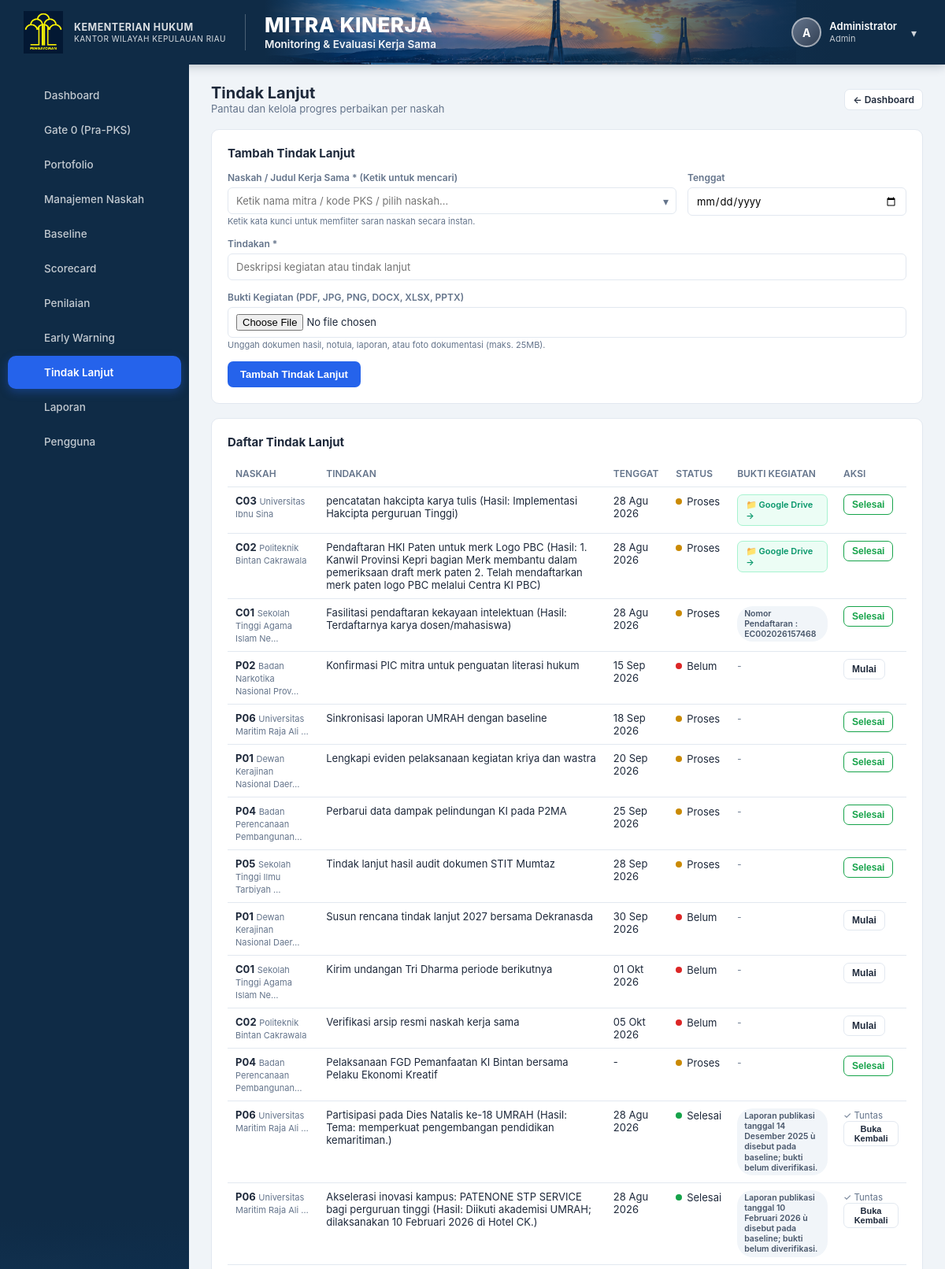
Screenshot of /tindak_lanjut.php (signed in, upper part) with the database file from the repository.
### tables this page shows
CREATE TABLE `users` (
  `id` int(11) NOT NULL AUTO_INCREMENT,
  `nama` varchar(150) NOT NULL,
  `username` varchar(50) NOT NULL,
  `password_hash` varchar(255) NOT NULL,
  `role` enum('admin','pemeriksa','validator','pimpinan','pengampu','pic') NOT NULL,
  `aktif` tinyint(1) NOT NULL DEFAULT 1,
  `created_at` timestamp NOT NULL DEFAULT current_timestamp(),
  PRIMARY KEY (`id`),
  UNIQUE KEY `username` (`username`)
);

CREATE TABLE `tindak_lanjut` (
  `id` int(11) NOT NULL AUTO_INCREMENT,
  `mitra_id` int(11) NOT NULL,
  `tindakan` text NOT NULL,
  `tenggat` date DEFAULT NULL,
  `status` enum('Belum','Proses','Selesai') NOT NULL DEFAULT 'Belum',
  `file_bukti` varchar(255) DEFAULT NULL,
  `created_at` timestamp NOT NULL DEFAULT current_timestamp(),
  `updated_at` timestamp NOT NULL DEFAULT current_timestamp() ON UPDATE current_timestamp(),
  PRIMARY KEY (`id`),
  KEY `mitra_id` (`mitra_id`),
  CONSTRAINT `tindak_lanjut_ibfk_1` FOREIGN KEY (`mitra_id`) REFERENCES `mitra_kinerja` (`id`) ON DELETE CASCADE
);

CREATE TABLE `mitra_kinerja` (
  `id` int(11) NOT NULL AUTO_INCREMENT,
  `kode` varchar(5) NOT NULL,
  `portofolio` enum('Pilot Utama','Cadangan') NOT NULL,
  `nama_mitra` varchar(255) NOT NULL,
  `judul` text DEFAULT NULL,
  `jenis` enum('PKS','MoU') NOT NULL,
  `bidang` enum('AHU','KI','P3H','PPL','Keuangan','Humas','SDM') DEFAULT 'AHU',
  `pks_induk_id` int(11) DEFAULT NULL,
  `tanggal_mulai` date DEFAULT NULL,
  `tanggal_berakhir` date DEFAULT NULL,
  `status_tanggal` enum('TERVERIFIKASI','BELUM TERVERIFIKASI') NOT NULL DEFAULT 'BELUM TERVERIFIKASI',
  `evaluasi_per_tahun` int(11) NOT NULL DEFAULT 4,
  `baseline_status` enum('BELUM DIISI','DALAM PROSES','TERVERIFIKASI / DIKUNCI') NOT NULL DEFAULT 'BELUM DIISI',
  `baseline_locked_at` datetime DEFAULT NULL,
  `baseline_locked_by` int(11) DEFAULT NULL,
  `baseline_pemeriksa` varchar(255) DEFAULT NULL,
  `baseline_catatan_ringkasan` text DEFAULT NULL,
  `cutoff_date` date DEFAULT NULL,
  `sumber_baseline` varchar(255) DEFAULT NULL,
  `pic_internal` varchar(255) DEFAULT NULL,
  `pic_mitra` varchar(255) DEFAULT NULL,
  `pic_focal_point` varchar(255) DEFAULT NULL,
  `file_naskah` varchar(255) DEFAULT NULL,
  `foto_kerjasama` varchar(255) DEFAULT NULL,
  `pemeriksa_id` int(11) DEFAULT NULL,
  `tanggal_review` date DEFAULT NULL,
  `status_scorecard` varchar(50) NOT NULL DEFAULT 'BELUM LENGKAP',
  `posisi_portofolio` varchar(150) NOT NULL DEFAULT 'BELUM DAPAT DITENTUKAN',
  `rekomendasi` text DEFAULT NULL,
  `created_at` timestamp NOT NULL DEFAULT current_timestamp(),
  `updated_at` timestamp NOT NULL DEFAULT current_timestamp() ON UPDATE current_timestamp(),
  PRIMARY KEY (`id`),
  UNIQUE KEY `kode` (`kode`),
  KEY `pemeriksa_id` (`pemeriksa_id`),
  KEY `fk_mitra_induk` (`pks_induk_id`),
  CONSTRAINT `fk_mitra_induk` FOREIGN KEY (`pks_induk_id`) REFERENCES `mitra_kinerja` (`id`) ON DELETE SET NULL,
  CONSTRAINT `mitra_kinerja_ibfk_1` FOREIGN KEY (`pemeriksa_id`) REFERENCES `users` (`id`) ON DELETE SET NULL
);

### tindak_lanjut.php (the view, shortened to what the rows shown need)
<?php
require_once __DIR__ . '/includes/auth.php';
require_once __DIR__ . '/includes/data.php';
requireLogin();
$pdo = getDB();
$user = currentUser();
$canEdit = in_array($user['role'], ['admin', 'pemeriksa'], true);
$filterMitraId = !empty($_GET['mitra_id']) ? (int)$_GET['mitra_id'] : null;
$tindakLanjut = getTindakLanjut($pdo, $filterMitraId);
usort($tindakLanjut, function($a, $b) {
    $isDoneA = ($a['status'] ?? '') === 'Selesai';
    $isDoneB = ($b['status'] ?? '') === 'Selesai';
    if ($isDoneA !== $isDoneB) {
        return $isDoneA ? 1 : -1;
    }
    $hasDateA = !empty($a['tenggat']) && $a['tenggat'] !== '0000-00-00';
    $hasDateB = !empty($b['tenggat']) && $b['tenggat'] !== '0000-00-00';
    if ($hasDateA && !$hasDateB) return -1;
    if (!$hasDateA && $hasDateB) return 1;
    if (!$hasDateA && !$hasDateB) return $b['id'] <=> $a['id'];
    if ($a['tenggat'] === $b['tenggat']) {
        return $b['id'] <=> $a['id'];
    }
    return strcmp($a['tenggat'], $b['tenggat']);
});
require __DIR__ . '/includes/header.php';
?>
<div class="flex-between" style="margin-bottom:18px;">
    <div>
        <h1 style="margin:0;font-size:20px;">Tindak Lanjut</h1>
    </div>
</div>
<?php if ($canEdit): ?>
<div class="card">
    <h2>Tambah Tindak Lanjut</h2>
</div>
<?php endif; ?>
<div class="card">
    <h2>Daftar Tindak Lanjut</h2>
    <div class="table-wrap">
    <table>
        <thead><tr><th>Naskah</th><th>Tindakan</th><th>Tenggat</th><th>Status</th><th>Bukti Kegiatan</th><th>Aksi</th></tr></thead>
        <tbody>
        <?php if (empty($tindakLanjut)): ?>
            <tr><td colspan="6" class="muted" style="text-align:center;padding:20px;">Belum ada tindak lanjut</td></tr>
        <?php else: foreach ($tindakLanjut as $tl):
            $dotClass = match($tl['status']) { 'Selesai' => 'dot-green', 'Proses' => 'dot-yellow', default => 'dot-red' };
        ?>
            <tr>
                <td><strong><?= h($tl['kode']) ?></strong> <span class="muted" style="font-size:11px;"><?= h(singkat($tl['nama_mitra'], 30)) ?></span></td>
                <td><?= h($tl['tindakan']) ?></td>
                <td><?= formatTanggal($tl['tenggat']) ?></td>
                <td><span class="status-dot <?= $dotClass ?>"><?= h($tl['status']) ?></span></td>
                <td>
                    <?php if (!empty($tl['file_bukti'])):
                        $fb = $tl['file_bukti'];
                        if (preg_match('/^https?:\/\//i', $fb)):
                            $isDrive = str_contains($fb, 'google.com');
                            $isP2ma = str_contains($fb, 'p2ma');
                            $btnLabel = $isDrive ? '📁 Google Drive' : ($isP2ma ? '🌐 P2MA' : '🔗 Tautan');
                            $btnStyle = $isDrive ? 'color:#059669;border-color:#a7f3d0;background:#ecfdf5;' : 'color:#1e40af;border-color:#bfdbfe;background:#eff6ff;';
                    ?>
                        <a href="<?= h($fb) ?>" target="_blank" rel="noopener noreferrer" class="btn btn-outline btn-sm" style="font-size:11px;display:inline-flex;align-items:center;gap:4px;<?= $btnStyle ?>">
                            <?= $btnLabel ?> &rarr;
                        </a>
                    <?php elseif (file_exists(__DIR__ . '/' . $fb) || str_starts_with($fb, 'public/uploads/')): ?>
                        <a href="<?= h($fb) ?>" target="_blank" download class="btn btn-outline btn-sm" style="font-size:11px;display:inline-flex;align-items:center;gap:4px;">
                            📄 Unduh Bukti
                        </a>
                    <?php else: ?>
                        <span class="badge badge-secondary" style="font-size:10.5px;max-width:180px;white-space:normal;text-align:left;display:inline-block;line-height:1.25;"><?= h($fb) ?></span>
                    <?php endif; else: ?>
                    <span class="muted" style="font-size:11.5px;">-</span>
                    <?php endif; ?>
                </td>
                <td>
                    <?php if ($canEdit): ?>
                        <?php if ($tl['status'] === 'Belum'): ?>
                        <form method="post" style="display:inline;">
                            <button type="submit" class="btn btn-outline btn-sm">Mulai</button>
                        </form>
                        <?php elseif ($tl['status'] === 'Proses'): ?>
                        <form method="post" style="display:inline;">
                            <button type="submit" class="btn btn-outline btn-sm" style="color:var(--green);border-color:var(--green);">Selesai</button>
                        </form>
                        <?php elseif ($tl['status'] === 'Selesai'): ?>
                        <span class="muted" style="font-size:11.5px;margin-right:6px;">✓ Tuntas</span>
                        <form method="post" style="display:inline;">
                            <button type="submit" class="btn btn-outline btn-sm" title="Buka kembali tindak lanjut" style="font-size:11px;padding:3px 6px;">Buka Kembali</button>
                        </form>
                        <?php endif; ?>
                    <?php else: ?>
                        <span class="muted" style="font-size:11.5px;"><?= $tl['status'] === 'Selesai' ? '✓ Tuntas' : '-' ?></span>
                    <?php endif; ?>
                </td>
            </tr>
        <?php endforeach; endif; ?>
        </tbody>
    </table>
    </div>
</div>
<?php require __DIR__ . '/includes/footer.php'; ?>

### includes/header.php (shortened to what the rows shown need)
<?php
$user = currentUser();
$currentPage = basename($_SERVER['PHP_SELF'] ?? '', '.php');
$role = $user['role'] ?? 'pemeriksa';
$allNavItems = [
    ['page' => 'dashboard',      'label' => 'Dashboard',         'roles' => ['admin','pemeriksa','validator','pimpinan','pengampu','pic']],
    ['page' => 'gate0',          'label' => 'Gate 0 (Pra-PKS)',  'roles' => ['admin','pemeriksa','pimpinan','pengampu']],
    ['page' => 'portofolio',     'label' => 'Portofolio',        'roles' => ['admin','pemeriksa','validator','pimpinan','pengampu','pic']],
    ['page' => 'mitra_manage',   'label' => 'Manajemen Naskah',  'roles' => ['admin','pemeriksa','pengampu']],
    ['page' => 'baseline',       'label' => 'Baseline',          'roles' => ['admin','pemeriksa','validator','pimpinan','pengampu','pic']],
    ['page' => 'scorecard',      'label' => 'Scorecard',         'roles' => ['admin','pemeriksa','validator','pimpinan','pengampu','pic']],
    ['page' => 'mitra_validasi', 'label' => 'Penilaian',         'roles' => ['admin','pemeriksa','validator']],
    ['page' => 'early_warning',  'label' => 'Early Warning',     'roles' => ['admin','pemeriksa','validator','pimpinan','pengampu','pic']],
    ['page' => 'tindak_lanjut',  'label' => 'Tindak Lanjut',     'roles' => ['admin','pemeriksa','validator','pimpinan','pengampu','pic']],
    ['page' => 'laporan',        'label' => 'Laporan',           'roles' => ['admin','pemeriksa','validator','pimpinan','pengampu','pic']],
];
$navItems = array_filter($allNavItems, fn($n) => in_array($role, $n['roles'], true));
$initials = '';
if ($user) {
    $parts = preg_split('/\s+/', trim($user['nama']));
    $initials = strtoupper(substr($parts[0], 0, 1));
}
?>
<!DOCTYPE html>
<html lang="id">
<head>
<link rel="stylesheet" href="public/css/style.css?v=<?= filemtime(__DIR__ . '/../public/css/style.css') ?>">
</head>
<body>
<?php if ($user): ?>
<div class="app-layout">
<div class="app-layout-main">
    <aside class="sidebar">
        <nav class="sidebar-nav">
            <?php foreach ($navItems as $nav): ?>
            <a href="<?= $nav['page'] ?>.php" class="<?= $currentPage === $nav['page'] ? 'active' : '' ?>">
                <span class="nav-icon"><?= $icons[$nav['page']] ?? '' ?></span><span><?= $nav['label'] ?></span>
            </a>
            <?php endforeach; ?>
            <?php if ($user['role'] === 'admin'): ?>
            <a href="users_list.php" class="<?= $currentPage === 'users_list' ? 'active' : '' ?>">
                <span class="nav-icon"><?= $icons['users_list'] ?? '' ?></span><span>Pengguna</span>
            </a>
            <?php endif; ?>
        </nav>
    </aside>
    <div class="app-content">
        <header class="app-hero">
            <div class="hero-left">
                <div class="hero-logo-block">
                    <div class="hero-logo-badge">
                        <img src="public/img/logo-hukum.png" alt="Logo Hukum">
                    </div>
                    <div class="hero-instansi">
                        <strong>KEMENTERIAN HUKUM</strong>
                        <span>KANTOR WILAYAH KEPULAUAN RIAU</span>
                    </div>
                </div>
                <div class="hero-titles">
                    <div class="hero-title">MITRA KINERJA</div>
                    <div class="hero-subtitle">Monitoring &amp; Evaluasi Kerja Sama</div>
                </div>
            </div>
            <div class="hero-right">
                <div class="header-user">
                    <div class="user-avatar"><?= h($initials) ?></div>
                    <div class="user-info">
                        <div class="user-name"><?= h($user['nama']) ?></div>
                        <div class="user-role"><?= h(ucfirst($user['role'])) ?></div>
                    </div>
                    <form method="POST" action="logout.php" style="display:inline;margin:0;padding:0;" onsubmit="return confirm('Apakah Anda yakin ingin keluar dari akun?');">
                        <button type="submit" class="btn-logout" title="Keluar / Logout" style="background:none;border:none;cursor:pointer;font:inherit;line-height:inherit;display:inline-flex;align-items:center;">▾</button>
                    </form>
                </div>
            </div>
        </header>
        <div class="page-body">
<?php else: ?>
<div class="page-body">
<?php endif; ?>

### rows the page displays
users: nama "A", nama "Administrator", role "Admin"
tindak_lanjut: mitra.kode "C03", mitra.nama_mitra "Universitas Ibnu Sina", tindakan "pencatatan hakcipta karya tulis (Hasil: Implementasi Hakcipta perguruan Tinggi)", tenggat "28 Agu 2026", status "Proses", file_bukti "📁 Google Drive"
tindak_lanjut: mitra.kode "C02", mitra.nama_mitra "Politeknik Bintan Cakrawala", tindakan "Pendaftaran HKI Paten untuk merk Logo PBC (Hasil: 1. Kanwil Provinsi Kepri bagian Merk membantu dalam pemeriksaan draft merk paten 2. Telah mendaftarkan merk paten logo PBC melalui Centra KI PBC)", tenggat "28 Agu 2026", status "Proses", file_bukti "📁 Google Drive"
tindak_lanjut: mitra.kode "C01", mitra.nama_mitra "Sekolah Tinggi Agama Islam Ne…", tindakan "Fasilitasi pendaftaran kekayaan intelektuan (Hasil: Terdaftarnya karya dosen/mahasiswa)", tenggat "28 Agu 2026", status "Proses", file_bukti "Nomor Pendaftaran : EC002026157468"
tindak_lanjut: mitra.kode "P02", mitra.nama_mitra "Badan Narkotika Nasional Prov…", tindakan "Konfirmasi PIC mitra untuk penguatan literasi hukum", tenggat "15 Sep 2026", status "Belum"
tindak_lanjut: mitra.kode "P06", mitra.nama_mitra "Universitas Maritim Raja Ali …", tindakan "Sinkronisasi laporan UMRAH dengan baseline", tenggat "18 Sep 2026", status "Proses"
tindak_lanjut: mitra.kode "P01", mitra.nama_mitra "Dewan Kerajinan Nasional Daer…", tindakan "Lengkapi eviden pelaksanaan kegiatan kriya dan wastra", tenggat "20 Sep 2026", status "Proses"
tindak_lanjut: mitra.kode "P04", mitra.nama_mitra "Badan Perencanaan Pembangunan…", tindakan "Perbarui data dampak pelindungan KI pada P2MA", tenggat "25 Sep 2026", status "Proses"
tindak_lanjut: mitra.kode "P05", mitra.nama_mitra "Sekolah Tinggi Ilmu Tarbiyah …", tindakan "Tindak lanjut hasil audit dokumen STIT Mumtaz", tenggat "28 Sep 2026", status "Proses"
tindak_lanjut: mitra.kode "P01", mitra.nama_mitra "Dewan Kerajinan Nasional Daer…", tindakan "Susun rencana tindak lanjut 2027 bersama Dekranasda", tenggat "30 Sep 2026", status "Belum"
tindak_lanjut: mitra.kode "C01", mitra.nama_mitra "Sekolah Tinggi Agama Islam Ne…", tindakan "Kirim undangan Tri Dharma periode berikutnya", tenggat "01 Okt 2026", status "Belum"
tindak_lanjut: mitra.kode "C02", mitra.nama_mitra "Politeknik Bintan Cakrawala", tindakan "Verifikasi arsip resmi naskah kerja sama", tenggat "05 Okt 2026", status "Belum"
tindak_lanjut: mitra.kode "P04", mitra.nama_mitra "Badan Perencanaan Pembangunan…", tindakan "Pelaksanaan FGD Pemanfaatan KI Bintan bersama Pelaku Ekonomi Kreatif", tenggat "-", status "Proses"
tindak_lanjut: mitra.kode "P06", mitra.nama_mitra "Universitas Maritim Raja Ali …", tindakan "Partisipasi pada Dies Natalis ke-18 UMRAH (Hasil: Tema: memperkuat pengembangan pendidikan kemaritiman.)", tenggat "28 Agu 2026", status "Selesai", file_bukti "Laporan publikasi tanggal 14 Desember 2025 ù disebut pada baseline; bukti belum diverifikasi."
tindak_lanjut: mitra.kode "P06", mitra.nama_mitra "Universitas Maritim Raja Ali …", tindakan "Akselerasi inovasi kampus: PATENONE STP SERVICE bagi perguruan tinggi (Hasil: Diikuti akademisi UMRAH; dilaksanakan 10 Februari 2026 di Hotel CK.)", tenggat "28 Agu 2026", status "Selesai", file_bukti "Laporan publikasi tanggal 10 Februari 2026 ù disebut pada baseline; bukti belum diverifikasi."

### other values shown
$nav['label'] "Dashboard"
$nav['label'] "Gate 0 (Pra-PKS)"
$nav['label'] "Portofolio"
$nav['label'] "Manajemen Naskah"
$nav['label'] "Baseline"
$nav['label'] "Scorecard"
$nav['label'] "Penilaian"
$nav['label'] "Early Warning"
$nav['label'] "Tindak Lanjut"
$nav['label'] "Laporan"
